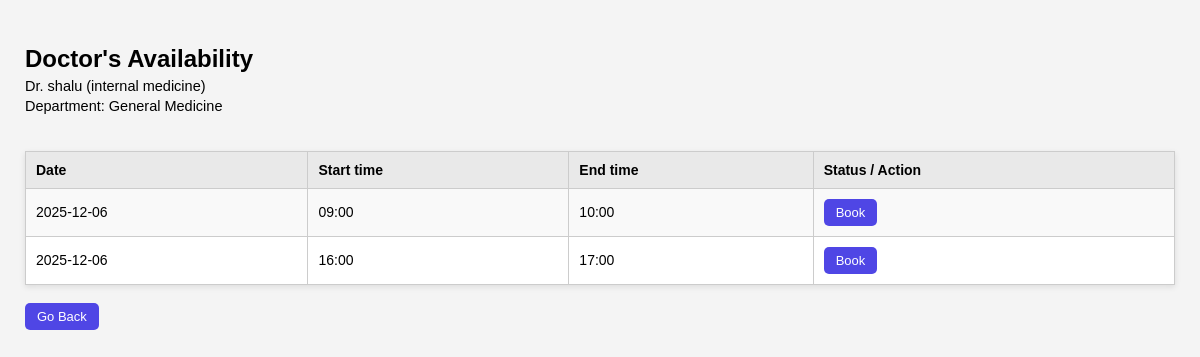
Screenshot of /check_availability/5 (signed in) with the database file from the repository.
### models.py (models this page shows)
class User(db.Model):
    id = db.Column(db.Integer, primary_key=True, nullable=True)
    name = db.Column(db.String(50), nullable=True)
    email = db.Column(db.String(150), nullable=True)
    password = db.Column(db.String(150), nullable=True)
    role = db.Column(db.String(10), nullable=False)
    contact = db.Column(db.String(100), nullable=True)
    gender = db.Column(db.String(10), nullable=True)
    specialization = db.Column(db.String(100), nullable=True)   # Only filled for doctors
    experience = db.Column(db.Integer, nullable=True)           # Only filled for doctors
    department_id = db.Column(db.Integer, db.ForeignKey('department.id'), nullable=True)
    dob = db.Column(db.Date, nullable=True)
    medical_history = db.Column(db.Text, nullable=True)
    blacklisted = db.Column(db.Boolean, default=False)
    appointments_as_patient = db.relationship(
        'Appointment',
        backref='patient',
        lazy=True,
        foreign_keys='Appointment.patient_id'
    )
    appointments_as_doctor = db.relationship(
        'Appointment',
        backref='doctor',
        lazy=True,
        foreign_keys='Appointment.doctor_id'
    )

class Department(db.Model):
    id = db.Column(db.Integer, primary_key=True)
    name = db.Column(db.String(100), unique=True, nullable=False)
    description = db.Column(db.String(200))
    doctors = db.relationship('User', backref='department', lazy=True)

class Availability(db.Model):
    id = db.Column(db.Integer, primary_key=True)
    doctor_id = db.Column(db.Integer, db.ForeignKey('user.id'), nullable=False)
    date = db.Column(db.Date, nullable=False)
    start_time = db.Column(db.Time, nullable=False)
    end_time = db.Column(db.Time, nullable=False)
    doctor = db.relationship('User', backref='availabilities')

### app.py (the view)
@app.route('/check_availability/<int:doc_id>')
def check_availability(doc_id):
    doctor = User.query.get_or_404(doc_id)
    slots = (Availability.query
             .filter(Availability.doctor_id == doc_id,
                     Availability.date >= date.today())
             .order_by(Availability.date, Availability.start_time)
             .all())
    booked_appointments = (Appointment.query
                           .filter_by(doctor_id=doc_id, status='scheduled')
                           .all())
    booked_keys = set(
        (appt.date,
         appt.time.strftime('%H:%M'))   # time is a datetime.time
        for appt in booked_appointments
    )
    slot_view = []
    for s in slots:
        key = (s.date, s.start_time.strftime('%H:%M'))
        is_booked = key in booked_keys
        slot_view.append({'slot': s, 'is_booked': is_booked})
    return render_template('doctor_availability.html',
                           doctor=doctor,
                           slot_view=slot_view)

### templates/doctor_availability.html (shortened to what this page needs)
<!DOCTYPE html>
<html lang="en">
<head>
    <link rel="stylesheet" href="{{ url_for('static', filename='doctor_availability.css') }}">
</head>
<body>
    <h2>Doctor's Availability</h2>
    <p>Dr. {{ doctor.name }} ({{ doctor.specialization }})</p>
    <p>Department: {{ doctor.department.name }}</p>
    <br>
    <table border="1">
        <tr>
            <th>Date</th>
            <th>Start time</th>
            <th>End time</th>
            <th>Status / Action</th>
        </tr>
        {% for s in slot_view %}
        <tr>
            <td>{{ s.slot.date }}</td>
            <td>{{ s.slot.start_time.strftime('%H:%M') }}</td>
            <td>{{ s.slot.end_time.strftime('%H:%M') }}</td>
            <td>
                {% if s.is_booked %}
                    Booked
                {% else %}
                    <a href="/book_appointment/{{ s.slot.id }}">
                        <button type="button">Book</button>
                    </a>
                {% endif %}
            </td>
        </tr>
        {% else %}
        <tr>
            <td colspan="4">No available slots found.</td>
        </tr>
        {% endfor %}
    </table>
    <br>
    <a href="/department/{{ doctor.department.id }}">
        <button type="button">Go Back</button>
    </a>
</body>
</html>

### static/doctor_availability.css (style rules this page uses)
body { margin: 0; padding: 25px; font-family: Arial, sans-serif; background: #f4f4f4; }
h2 { margin-bottom: 5px; }
p { margin: 4px 0; font-size: 14.5px; }
table { width: 100%; background: white; border-collapse: collapse; margin-top: 15px; box-shadow: 0 2px 6px rgba(0,0,0,0.1); }
th, td { border: 1px solid #ccc; padding: 10px; font-size: 14px; }
th { background: #e9e9e9; text-align: left; }
tr:nth-child(even) { background: #f9f9f9; }
button { padding: 6px 12px; background: #4f46e5; border: none; color: white; border-radius: 5px; cursor: pointer; font-size: 13px; }
a { text-decoration: none; }

### rows the page displays
User: name "shalu", specialization "internal medicine"
Department: department.name "General Medicine"
Availability: slot "2025-12-06", slot.start_time "09:00", slot.end_time "10:00"
Availability: slot "2025-12-06", slot.start_time "16:00", slot.end_time "17:00"
